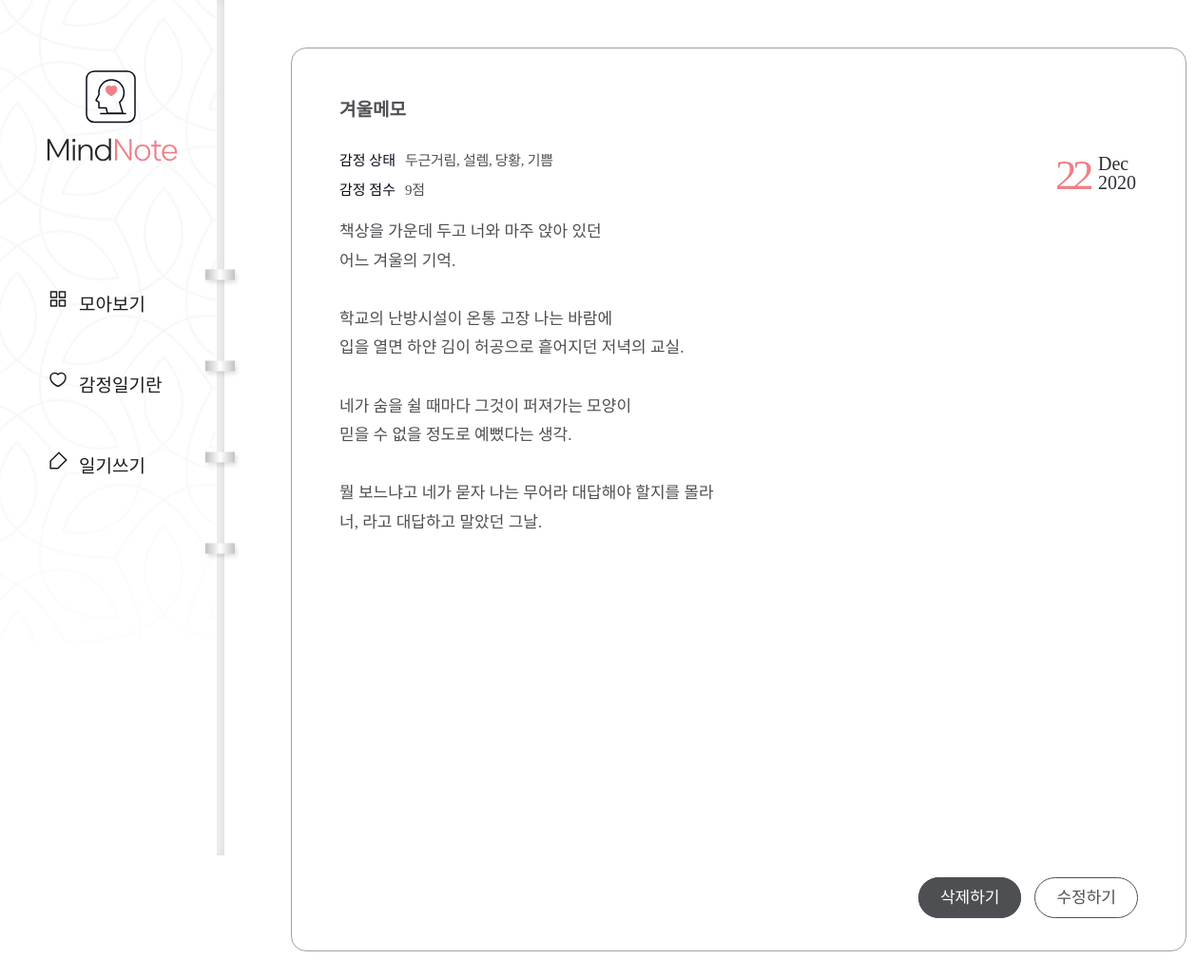
The app's page /diary/page/4/ with its own data.
### diary/models.py (models this page shows, shortened)
class Page(models.Model):
    title = models.CharField(max_length=100, validators=[validate_no_hash])
    content = models.TextField(validators=[validate_no_hash])
    feeling = models.CharField(max_length=80, validators=[validate_no_hash, validate_no_numbers])
    score = models.IntegerField(validators=[validate_score])
    dt_created = models.DateField()

### diary/views.py (the view)
# urls.py: path('diary/page/<int:page_id>/', views.page_detail, name='page-detail'),
def page_detail(request, page_id):
    object = Page.objects.get(id=page_id)
    return render(request, 'diary/page_detail.html', {'object': object})

### diary/templates/diary/page_detail.html
{% extends './base.html' %}
{% block content %}
<div class="wrap-notetext">
    <div class="notetext">
        <div class="text-box">
            <h2>{{object.title}}</h2>
            <div class="state">
                <p>감정 상태</p>
                <span>{{object.feeling}}</span>
            </div>
            <div class="score">
                <p>감정 점수</p>
                <span>{{object.score}}점</span>
            </div>
            <div class="date">
                <span>{{object.dt_created|date:"d"}}</span>
                <div class="month-year">
                    <p class="month">{{object.dt_created|date:"M"}}</p>
                    <p class="year">{{object.dt_created|date:"Y"}}</p>
                </div>
            </div>
            <div class="detail">{{object.content|linebreaksbr}}</div>
            <div class="notetext-btn">
                <ul>
                    <li><a href="{% url 'page-delete' object.id %}">삭제하기</a></li>
                    <li><a href="{% url 'page-update' object.id %}">수정하기</a></li>
                </ul>
            </div>
        </div>
    </div>
</div>
{% endblock content %}

### diary/static/diary/css/styles.css (style rules this page uses)
h1,h2,h3,p,a,ul,li { margin: 0; padding: 0; font-family: 'NanumSquare'; list-style: none; text-decoration: none; outline: none; }
html { position: relative; min-height: 100%; margin: 0; }
body { margin: 0; padding: 0; -webkit-font-smoothing: antialiased; -moz-osx-font-smoothing: auto; }
.wrap-notetext { padding-left: 236px; padding-top: 50px; padding-bottom: 150px; }
.notetext { margin: 0 70px; }
.text-box { position: relative; width: 840px; height: 100%; min-height: 800px; max-height: 1040px; margin: 0 auto; padding: 49px 50px 100px; border-radius: 16px; border: solid 1px #a3a0a0; background-color: #ffffff; }
.text-box h2 { padding-bottom: 30px; font-family: 'NanumBarunpen'; color: #4e4f53; font-size: 19px; font-weight: bold; }
.text-box .state p { display: inline-block; font-family: 'NanumSquare'; color: #060b18; font-size: 15px; }
.text-box .state span { padding-left: 6px; font-family: 'NanumBarunpen'; color: #4e4f53; font-size: 15px; letter-spacing: -0.29px; }
.text-box .score { padding: 10px 0 20px; }
.text-box .score p { display: inline-block; font-family: 'NanumSquare'; color: #060b18; font-size: 15px; }
.text-box .score span { padding-left: 6px; font-family: 'NanumBarunpen'; color: #4e4f53; font-size: 15px; letter-spacing: -0.29px; }
.text-box .date { overflow: hidden; position: absolute; top: 107px; right: 52px; }
.text-box .date span { float: left; font-family: 'NanumSquare'; color: #ee8088; font-size: 45px; letter-spacing: -4.47px; }
.text-box .date .month-year { float: left; padding: 4px 0 0 9px; }
.text-box .date p { font-family: 'NanumSquare'; color: #2b2d32; font-size: 20px; text-align: left; text-transform: capitalize; line-height: 1; }
.text-box .detail { overflow-y: scroll; max-height: 800px; font-family: 'NanumBarunpen'; color: #4e4f53; font-size: 17px; line-height: 1.8; }
.text-box .notetext-btn { position: absolute; right: 50px; bottom: 45px; }
.text-box .notetext-btn li { display: inline-block; }
.text-box .notetext-btn li a { padding: 11px 22px; font-family: 'NanumSquare'; color: #fff; font-size: 17px; background-color: #4e4f53; border: solid 1px #4e4f53; border-radius: 22.5px; }
.text-box .notetext-btn li:last-child a { margin-left: 10px; color: #4e4f53; background-color: transparent; }

### records on screen
Page: title "겨울메모", feeling "두근거림, 설렘, 당황, 기쁨", score "9", dt_created "22", dt_created "Dec", dt_created "2020", content "책상을 가운데 두고 너와 마주 앉아 있던 어느 겨울의 기억. 학교의 난방시설이 온통 고장 나는 바람에 입을 열면 하얀 김이 허공으로 흩어지던 저녁의 교실. 네가 숨을 쉴 때마다 그것이 퍼져가는 모양이 믿을 수 없을 정도로 예뻤다는 생각. 뭘 보느냐고 네가 묻자 나는 무어라 대답해야 할지를 몰라 너, 라고 대답하고 말았던 그날."
